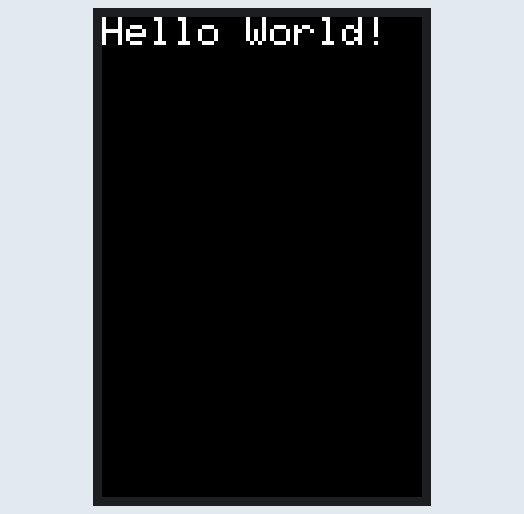
Bench run of a program on a simulated STM32 Nucleo. Shown: 320×480 colour display. What the program prints to the serial monitor is not drawn.

Above: at 0.4 s.
At 2.5 s:
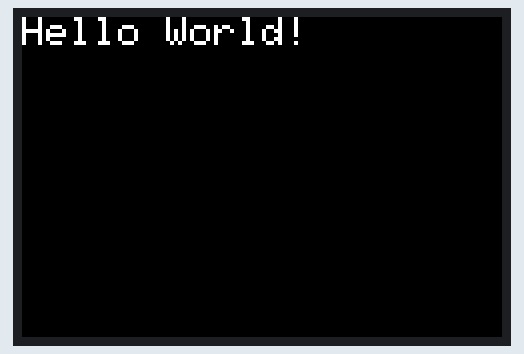

The program:

main.cpp
```cpp
#include <Arduino.h>
#include "SPI.h"
#include <Wire.h>
#include <Adafruit_GFX.h>
#include <ILI9488.h>

#define MOSI2     PB15
#define MISO2     PB14
#define SCLK2     PB13
#define SS2       PB12

#define TFT_CS    PC6
#define TFT_DC    PC8
#define TFT_RST   PC7

ILI9488 tft = ILI9488(TFT_CS, TFT_DC, TFT_RST);

void setup() {
    Serial.begin(9600);
    Serial.println("ILI9488 Test!");

    SPI.setMOSI(PB15);
    SPI.setMISO(PB14);
    SPI.setSCLK(PB13);
    SPI.setSSEL(PB12);

    tft.begin();

    // read diagnostics (optional but can help debug problems)
    uint8_t x = tft.readcommand8(ILI9488_RDMODE);
    Serial.print("Display Power Mode: 0x"); Serial.println(x, HEX);
    x = tft.readcommand8(ILI9488_RDMADCTL);
    Serial.print("MADCTL Mode: 0x"); Serial.println(x, HEX);
    x = tft.readcommand8(ILI9488_RDPIXFMT);
    Serial.print("Pixel Format: 0x"); Serial.println(x, HEX);
    x = tft.readcommand8(ILI9488_RDIMGFMT);
    Serial.print("Image Format: 0x"); Serial.println(x, HEX);
    x = tft.readcommand8(ILI9488_RDSELFDIAG);
    Serial.print("Self Diagnostic: 0x"); Serial.println(x, HEX);
}

void loop() {
    for(uint8_t rot = 0; rot < 4; rot++)
    {
        tft.fillScreen(ILI9488_BLACK);
        tft.setRotation(rot);
        tft.setCursor(0, 0);
        tft.setTextColor(ILI9488_WHITE);
        tft.setTextSize(4);

        tft.println("Hello World!");
        delay(2000);
    }
}
```

Measured:
- what the display in image 1 shows lasts 2.1 s, from 2.5 s to 4.6 s
